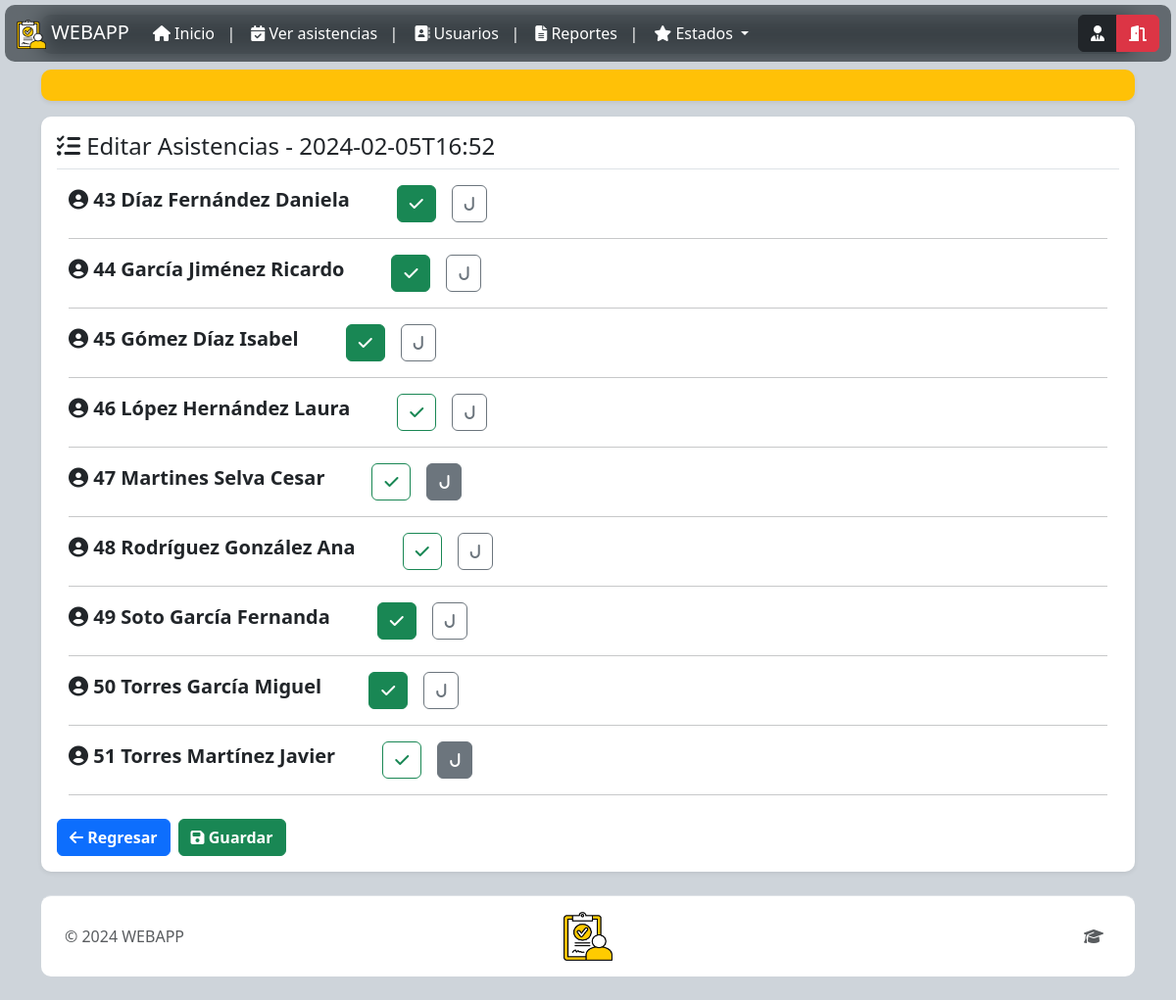
Page /views/admin/updateOneAsistencia.php?fecha=2024-02-05T16:52 (signed in) on the committed database.
### tables this page shows
CREATE TABLE `asistencias` (
  `id_asistencia` int(11) NOT NULL,
  `nombre_usuario` varchar(50) DEFAULT NULL,
  `statusAsistencia` varchar(3) DEFAULT NULL,
  `fecha` varchar(30) DEFAULT NULL
);

### models/asistencia.php (called while the page is built, shortened)
<?php
require_once("../../config/conexion.php");
class asistencia
{
    private $PDO;
    public function __construct()
    {
        $con = new Conexion();
        $this->PDO = $con->open();
    }
    public function readAsistenciasFecha($fecha)
    {
        $statement = "SELECT * FROM asistencias WHERE fecha = :fecha";
        $query = $this->PDO->prepare($statement);
        $query->bindParam(':fecha', $fecha);
        return ($query->execute()) ? $query->fetchAll() : false;
    }
}

### config/conexion.php (called while the page is built, shortened)
<?php
    class Conexion
    {
        private $server = "localhost";
        private $db = "webapp";
        private $user = "root";
        private $password = "";
        public function open()
        {
            try {
                $this->conexion = new PDO("mysql:host=$this->server;dbname=$this->db", "$this->user", "$this->password");
                return $this->conexion;
            } catch (PDOException $e) {
                echo "Error: " . $e->getMessage();
            }
        }
    }
?>

### controllers/asistenciaController.php (called while the page is built, shortened)
<?php
    require_once("../../models/asistencia.php");
    class asistenciaController{
        private $model;
        function __construct(){
            $this->model = new  asistencia();
        }
        public function readAsistenciaFecha($fecha){
            return($this->model->readAsistenciasFecha($fecha)) ? $this->model->readAsistenciasFecha($fecha) :  false;
        }
    }
?>

### views/admin/updateOneAsistencia.php (the view, shortened to what this page needs)
<?php
require_once("template/header.php")
?>
<?php
require_once("../../controllers/asistenciaController.php");
$fecha = $_GET['fecha'];
$objControl = new asistenciaController();
$rows = $objControl->readAsistenciaFecha($fecha);
$i = 0;
?>
<main class="container">
    <div class="nav-scroller bg-dark shadow-sm" style="border-radius: 10px; margin: 0px; margin-top: 15px;">
        <nav class="nav p-1" aria-label="Secondary navigation">
            <div class="d-flex align-content-start flex-wrap">
                <div class="mt-2">
                    <label class="btn btn-white rounded-0" style=" pointer-events: none">
                    </label>
                </div>
                <div class="mt-2">
                    <label class="btn btn-dark ms-3" style="pointer-events: none;">
                    </label>
                </div>
            </div>
        </nav>
    </div>
    <div class="d-flex align-items-center p-3 my-3 text-white bg-warning shadow-sm" style="border-radius: 10px;"></div>
    <div class="my-3 p-3 bg-body shadow-sm" style="border-radius: 10px;">
        <form action="asistenciaUpdate.php" method="POST">
            <div class="d-flex border-bottom">
                <div class="">
                    <h4 class="pb-2 mb-0"><i class="fa-solid fa-list-check"></i> Editar Asistencias - <?= $fecha ?></h4>
                </div>
            </div>
            <?php if ($rows) : ?>
                <div class="container pt-3">
                    <?php foreach ($rows as $row) : $i++ ?>
                        <div class="d-flex">
                            <strong class="d-block text-dark fs-5 pb-2">
                                <i class="fa-solid fa-circle-user"></i>
                                <?= $row['id_asistencia'] . ' ' . $row['nombre_usuario'] ?>
                            </strong>
                            <?php if ($row['statusAsistencia'] == 1) { ?>
                                <div class="ms-5">
                                    <div class="btn-group" role="group" aria-label="Basic checkbox toggle button group">
                                        <label class="btn btn-outline-success " for="btncheck<?= $row['id_asistencia'] ?>_1"><i class="fa-solid fa-check"></i></label>
                                    </div>
                                </div>
                                <div class="ms-3">
                                    <div class="btn-group" role="group" aria-label="Basic checkbox toggle button group">
                                        <label class="btn btn-outline-secondary " for="btncheck<?= $row['id_asistencia'] ?>_2"><i class="fa-solid fa-j"></i></label>
                                    </div>
                                </div>
                            <?php } elseif ($row['statusAsistencia'] == 2) { ?>
                                <div class="ms-5">
                                    <div class="btn-group" role="group" aria-label="Basic checkbox toggle button group">
                                        <label class="btn btn-outline-success " for="btncheck<?= $row['id_asistencia'] ?>_1"><i class="fa-solid fa-check"></i></label>
                                    </div>
                                </div>
                                <div class="ms-3">
                                    <div class="btn-group" role="group" aria-label="Basic checkbox toggle button group">
                                        <label class="btn btn-outline-secondary " for="btncheck<?= $row['id_asistencia'] ?>_2"><i class="fa-solid fa-j"></i></label>
                                    </div>
                                </div>
                            <?php } else { ?>
                                <div class="ms-5">
                                    <div class="btn-group" role="group" aria-label="Basic checkbox toggle button group">
                                        <label class="btn btn-outline-success " for="btncheck<?= $row['id_asistencia'] ?>_1"><i class="fa-solid fa-check"></i></label>
                                    </div>
                                </div>
                                <div class="ms-3">
                                    <div class="btn-group" role="group" aria-label="Basic checkbox toggle button group">
                                        <label class="btn btn-outline-secondary " for="btncheck<?= $row['id_asistencia'] ?>_2"><i class="fa-solid fa-j"></i></label>
                                    </div>
                                </div>
                            <?php } ?>
                        </div>
                        <hr>
                    <?php endforeach; ?>
                </div>
            <?php endif; ?>
            <div class="d-grid gap-2 d-md-flex justify-content-md pt-2">
                <a href="readAsistencias.php" class="btn btn-primary"><i class="fa-solid fa-arrow-left"></i> <b>Regresar</b></a>
                <button class="btn btn-success" type="submit"> <i class="fa-solid fa-floppy-disk"></i> <b>Guardar</b></button>
            </div>
        </form>
    </div>
<?php require_once("template/footer.php") ?>

### rows in the picture
asistencias: id_asistencia "43", nombre_usuario "Díaz Fernández Daniela"
asistencias: id_asistencia "44", nombre_usuario "García Jiménez Ricardo"
asistencias: id_asistencia "45", nombre_usuario "Gómez Díaz Isabel"
asistencias: id_asistencia "46", nombre_usuario "López Hernández Laura"
asistencias: id_asistencia "47", nombre_usuario "Martines Selva Cesar"
asistencias: id_asistencia "48", nombre_usuario "Rodríguez González Ana"
asistencias: id_asistencia "49", nombre_usuario "Soto García Fernanda"
asistencias: id_asistencia "50", nombre_usuario "Torres García Miguel"
asistencias: id_asistencia "51", nombre_usuario "Torres Martínez Javier"

### other values in the picture
$fecha "2024-02-05T16:52"
